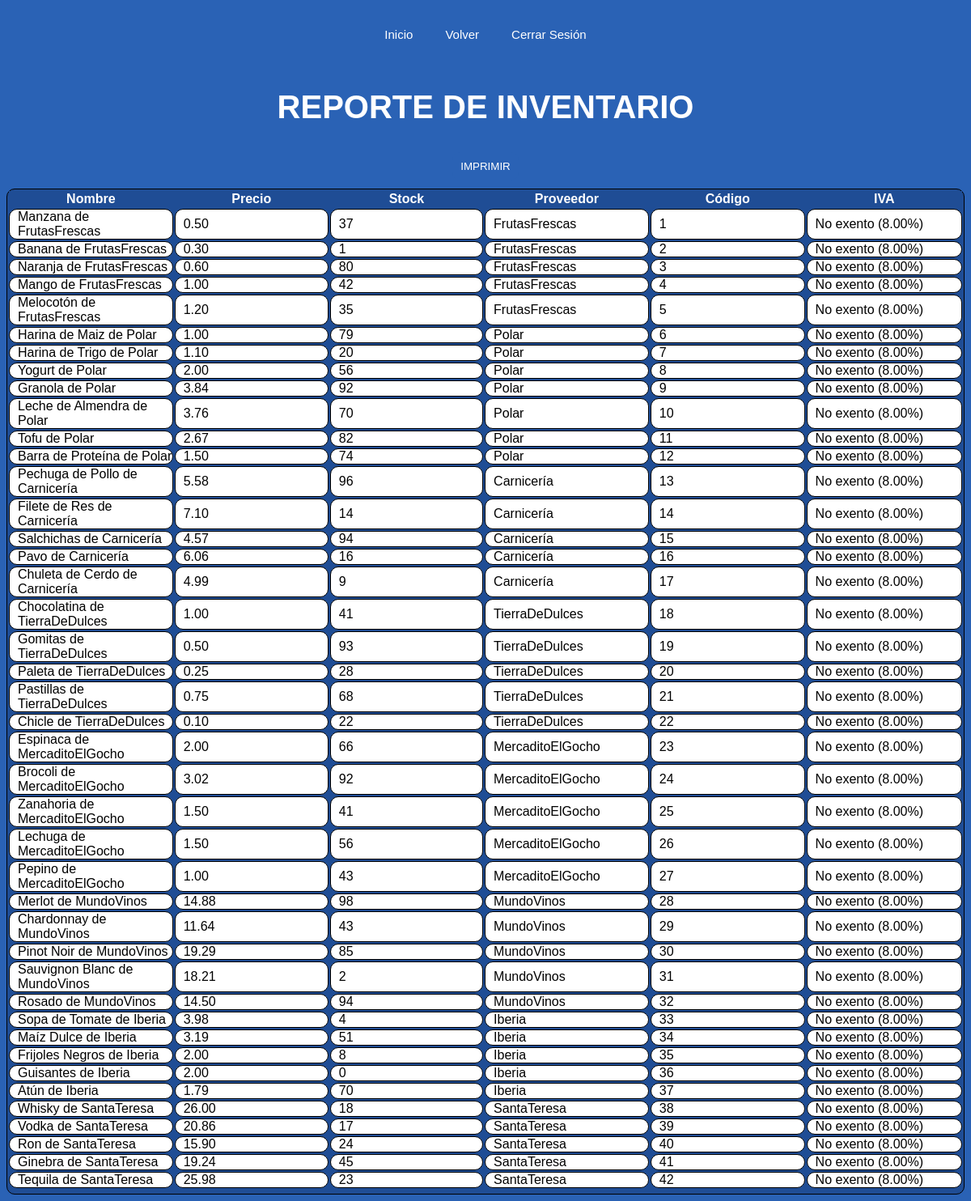
/Inventario/reporte/ (signed in), run on the app's committed database.
### Inventario/models.py (models this page shows)
class Productos(models.Model):
    nombre = models.CharField(max_length=100)
    codigo = models.IntegerField(unique=True, validators=[validate_unique_name])
    precio = models.DecimalField(max_digits=10, decimal_places=2)
    stock = models.IntegerField()
    proveedor = models.CharField(max_length=100)
    iva = models.IntegerField()

### Inventario/views.py (the view)
# urls.py: path('reporte/', views.generar_reporte, name="generar_reporte"),
def generar_reporte(request):
    if not (request.user.groups.filter(name='Administrador') or
            request.user.groups.filter(name='Almacenista') or
            request.user.groups.filter(name='Analista de datos') or
            request.user.is_staff):
        return redirect('index')
    productos = Productos.objects.all()
    return render(request, 'Inventario/reporte.html', {'productos': productos})

### Inventario/templates/Inventario/reporte.html (shortened to what this page needs)
{% load static %}
<!DOCTYPE html>
<html lang="es">
<head>
    <link rel="stylesheet" type="text/css" href="{% static 'css/reporte.css' %}">
</head>
<body>
    <div class="navegacion">
        <nav>
            <ul>
                <li><a href="{% url 'index' %}">Inicio</a></li>
                <li><a href="{% url 'index_inventario' %}">Volver</a></li>
                {% if user.is_authenticated %}
                    <li><a href="{% url 'logout_usuario' %}">Cerrar Sesión</a></li>
                {% else %}
                    <li><a href="{% url 'login_usuario' %}">Iniciar Sesión</a></li>
                {% endif %}
            </ul>
        </nav>
    </div>
    <div class="container">
        <h2>REPORTE DE INVENTARIO</h2>
        <button onclick="window.print()">IMPRIMIR</button>
    <table>
        <tr>
            <th>Nombre</th>
            <th>Precio</th>
            <th>Stock</th>
            <th>Proveedor</th>
            <th>Código</th>
            <th>IVA</th>
        </tr>
        {% for producto in productos %}
        <tr>
            <td>{{ producto.nombre }}</td>
            <td>{{ producto.precio }}</td>
            <td>{{ producto.stock }}</td>
            <td>{{ producto.proveedor }}</td>
            <td>{{ producto.codigo }}</td>
            {% if producto.iva == 0 %}
                <td>Exento</td>
            {% else %}
                {% if producto.iva == 1 %}
                    <td>No exento (16.00%)</td>
                {% else %}
                    <td>No exento (8.00%)</td>
                {% endif %}
            {% endif %}
        </tr>
        {% endfor %}
    </table>
    </div>
</body>
</html>

### Inventario/static/css/reporte.css (style rules this page uses)
body { background-color: #2a62b5; display: flex; flex-direction: column; justify-content: center; align-items: center; }
.navegacion { display: flex; justify-content: center; align-items: center; }
nav { display: flex; justify-content: center; float: left; align-items: center; }
nav ul { list-style: none; overflow: hidden; padding-left: 0px; }
nav ul li { float: left; font-family: 'Lucida Sans', 'Lucida Sans Regular', 'Lucida Grande', 'Lucida Sans Unicode', Geneva, Verdana, sans-serif; font-size: 20px; }
nav ul li a { display: block; padding: 10px; margin: 0px 10px 0px 10px; border-radius: 10px; color: #fff; text-decoration: none; font-size: 15px; font-family: 'Lucida Sans', 'Lucida Sans Regular', 'Lucida Grande', 'Lucida Sans Unicode', Geneva, Verdana, sans-serif; }
.container { display: flex; flex-direction: column; justify-content: center; align-items: center; }
h2 { font-family: 'Lucida Sans', 'Lucida Sans Regular', 'Lucida Grande', 'Lucida Sans Unicode', Geneva, Verdana, sans-serif; font-size: 40px; align-items: center; justify-content: center; color: #fff; }
button { font-family: 'Lucida Sans', 'Lucida Sans Regular', 'Lucida Grande', 'Lucida Sans Unicode', Geneva, Verdana, sans-serif; background-color: #2a62b5; color: #fff; cursor: pointer; border: 0px; border-radius: 10px; margin: 0px 0px 10px 0px; padding: 10px 10px 10px 10px; }
table { border: 1px solid; background-color: #1f4d95; border-radius: 10px; width: auto; padding: 0px 0px 5px 0px; }
table tr th { border-color: #1f4d95; background-color: #1f4d95; color: #fff; font-family: 'Lucida Sans', 'Lucida Sans Regular', 'Lucida Grande', 'Lucida Sans Unicode', Geneva, Verdana, sans-serif; width: auto; }
table tr td { border: 1px solid; border-radius: 10px; background: #fff; font-family: 'Lucida Sans', 'Lucida Sans Regular', 'Lucida Grande', 'Lucida Sans Unicode', Geneva, Verdana, sans-serif; padding: 0px 0px 0px 10px; width: 200px; }

### data on the page
Productos: nombre "Manzana de FrutasFrescas", precio "0.50", stock "37", proveedor "FrutasFrescas", codigo "1", iva "No exento (8.00%)"
Productos: nombre "Banana de FrutasFrescas", precio "0.30", stock "1", proveedor "FrutasFrescas", codigo "2", iva "No exento (8.00%)"
Productos: nombre "Naranja de FrutasFrescas", precio "0.60", stock "80", proveedor "FrutasFrescas", codigo "3", iva "No exento (8.00%)"
Productos: nombre "Mango de FrutasFrescas", precio "1.00", stock "42", proveedor "FrutasFrescas", codigo "4", iva "No exento (8.00%)"
Productos: nombre "Melocotón de FrutasFrescas", precio "1.20", stock "35", proveedor "FrutasFrescas", codigo "5", iva "No exento (8.00%)"
Productos: nombre "Harina de Maiz de Polar", precio "1.00", stock "79", proveedor "Polar", codigo "6", iva "No exento (8.00%)"
Productos: nombre "Harina de Trigo de Polar", precio "1.10", stock "20", proveedor "Polar", codigo "7", iva "No exento (8.00%)"
Productos: nombre "Yogurt de Polar", precio "2.00", stock "56", proveedor "Polar", codigo "8", iva "No exento (8.00%)"
Productos: nombre "Granola de Polar", precio "3.84", stock "92", proveedor "Polar", codigo "9", iva "No exento (8.00%)"
Productos: nombre "Leche de Almendra de Polar", precio "3.76", stock "70", proveedor "Polar", codigo "10", iva "No exento (8.00%)"
Productos: nombre "Tofu de Polar", precio "2.67", stock "82", proveedor "Polar", codigo "11", iva "No exento (8.00%)"
Productos: nombre "Barra de Proteína de Polar", precio "1.50", stock "74", proveedor "Polar", codigo "12", iva "No exento (8.00%)"
Productos: nombre "Pechuga de Pollo de Carnicería", precio "5.58", stock "96", proveedor "Carnicería", codigo "13", iva "No exento (8.00%)"
Productos: nombre "Filete de Res de Carnicería", precio "7.10", stock "14", proveedor "Carnicería", codigo "14", iva "No exento (8.00%)"
Productos: nombre "Salchichas de Carnicería", precio "4.57", stock "94", proveedor "Carnicería", codigo "15", iva "No exento (8.00%)"
Productos: nombre "Pavo de Carnicería", precio "6.06", stock "16", proveedor "Carnicería", codigo "16", iva "No exento (8.00%)"
Productos: nombre "Chuleta de Cerdo de Carnicería", precio "4.99", stock "9", proveedor "Carnicería", codigo "17", iva "No exento (8.00%)"
Productos: nombre "Chocolatina de TierraDeDulces", precio "1.00", stock "41", proveedor "TierraDeDulces", codigo "18", iva "No exento (8.00%)"
Productos: nombre "Gomitas de TierraDeDulces", precio "0.50", stock "93", proveedor "TierraDeDulces", codigo "19", iva "No exento (8.00%)"
Productos: nombre "Paleta de TierraDeDulces", precio "0.25", stock "28", proveedor "TierraDeDulces", codigo "20", iva "No exento (8.00%)"
Productos: nombre "Pastillas de TierraDeDulces", precio "0.75", stock "68", proveedor "TierraDeDulces", codigo "21", iva "No exento (8.00%)"
Productos: nombre "Chicle de TierraDeDulces", precio "0.10", stock "22", proveedor "TierraDeDulces", codigo "22", iva "No exento (8.00%)"
Productos: nombre "Espinaca de MercaditoElGocho", precio "2.00", stock "66", proveedor "MercaditoElGocho", codigo "23", iva "No exento (8.00%)"
Productos: nombre "Brocoli de MercaditoElGocho", precio "3.02", stock "92", proveedor "MercaditoElGocho", codigo "24", iva "No exento (8.00%)"
Productos: nombre "Zanahoria de MercaditoElGocho", precio "1.50", stock "41", proveedor "MercaditoElGocho", codigo "25", iva "No exento (8.00%)"
Productos: nombre "Lechuga de MercaditoElGocho", precio "1.50", stock "56", proveedor "MercaditoElGocho", codigo "26", iva "No exento (8.00%)"
Productos: nombre "Pepino de MercaditoElGocho", precio "1.00", stock "43", proveedor "MercaditoElGocho", codigo "27", iva "No exento (8.00%)"
Productos: nombre "Merlot de MundoVinos", precio "14.88", stock "98", proveedor "MundoVinos", codigo "28", iva "No exento (8.00%)"
Productos: nombre "Chardonnay de MundoVinos", precio "11.64", stock "43", proveedor "MundoVinos", codigo "29", iva "No exento (8.00%)"
Productos: nombre "Pinot Noir de MundoVinos", precio "19.29", stock "85", proveedor "MundoVinos", codigo "30", iva "No exento (8.00%)"
Productos: nombre "Sauvignon Blanc de MundoVinos", precio "18.21", stock "2", proveedor "MundoVinos", codigo "31", iva "No exento (8.00%)"
Productos: nombre "Rosado de MundoVinos", precio "14.50", stock "94", proveedor "MundoVinos", codigo "32", iva "No exento (8.00%)"
Productos: nombre "Sopa de Tomate de Iberia", precio "3.98", stock "4", proveedor "Iberia", codigo "33", iva "No exento (8.00%)"
Productos: nombre "Maíz Dulce de Iberia", precio "3.19", stock "51", proveedor "Iberia", codigo "34", iva "No exento (8.00%)"
Productos: nombre "Frijoles Negros de Iberia", precio "2.00", stock "8", proveedor "Iberia", codigo "35", iva "No exento (8.00%)"
Productos: nombre "Guisantes de Iberia", precio "2.00", stock "0", proveedor "Iberia", codigo "36", iva "No exento (8.00%)"
Productos: nombre "Atún de Iberia", precio "1.79", stock "70", proveedor "Iberia", codigo "37", iva "No exento (8.00%)"
Productos: nombre "Whisky de SantaTeresa", precio "26.00", stock "18", proveedor "SantaTeresa", codigo "38", iva "No exento (8.00%)"
Productos: nombre "Vodka de SantaTeresa", precio "20.86", stock "17", proveedor "SantaTeresa", codigo "39", iva "No exento (8.00%)"
Productos: nombre "Ron de SantaTeresa", precio "15.90", stock "24", proveedor "SantaTeresa", codigo "40", iva "No exento (8.00%)"
Productos: nombre "Ginebra de SantaTeresa", precio "19.24", stock "45", proveedor "SantaTeresa", codigo "41", iva "No exento (8.00%)"
Productos: nombre "Tequila de SantaTeresa", precio "25.98", stock "23", proveedor "SantaTeresa", codigo "42", iva "No exento (8.00%)"
